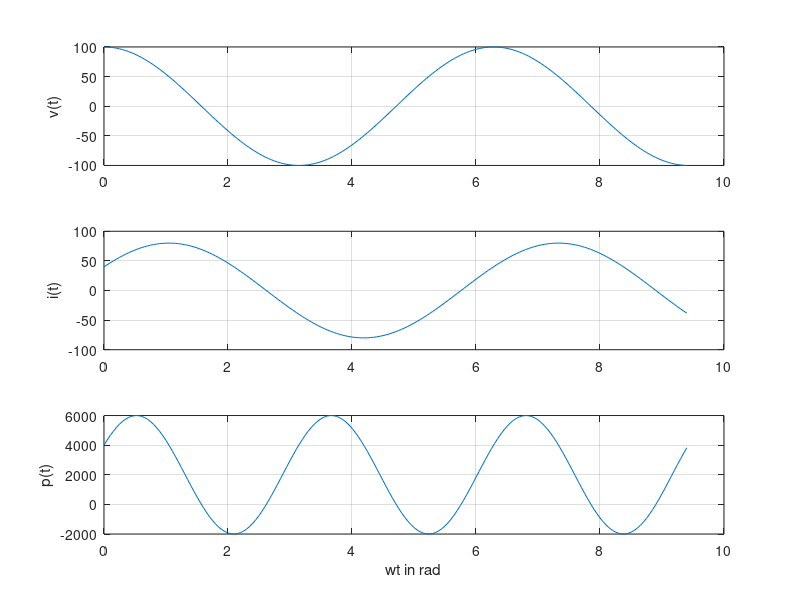

This chart was generated by the following MATLAB code:
%The range for wt from 0 to 3*pi with 0.05 increment
wt=0:0.05:3*pi;
v=100*cos(wt);
i=80*cos(wt-60*pi/180);
%when we multiply element by element we use the . before *
p=v.*i;
subplot(3,1,1), plot(wt,v), grid;
ylabel('v(t)'),
subplot(3,1,2), plot(wt,i), grid;
ylabel('i(t)'),
subplot(3,1,3), plot(wt,p), grid;
ylabel('p(t)'), xlabel('wt in rad'); 
